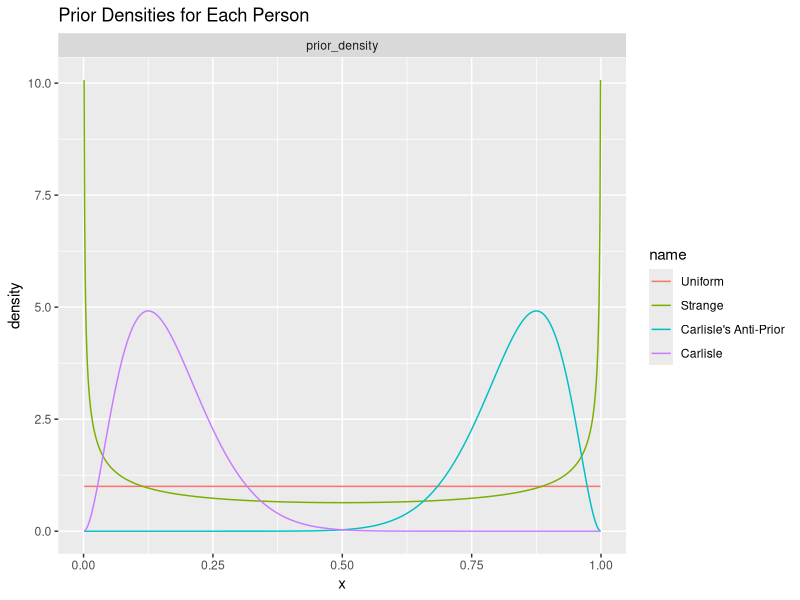
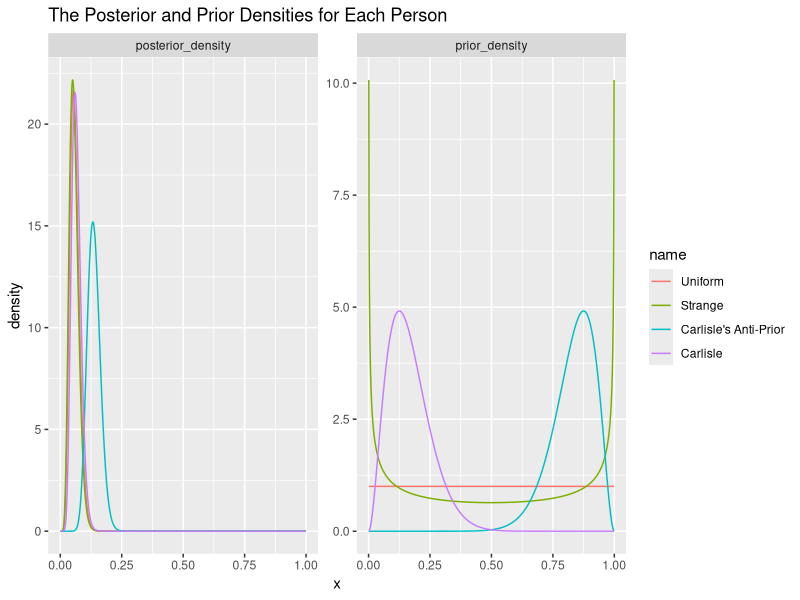
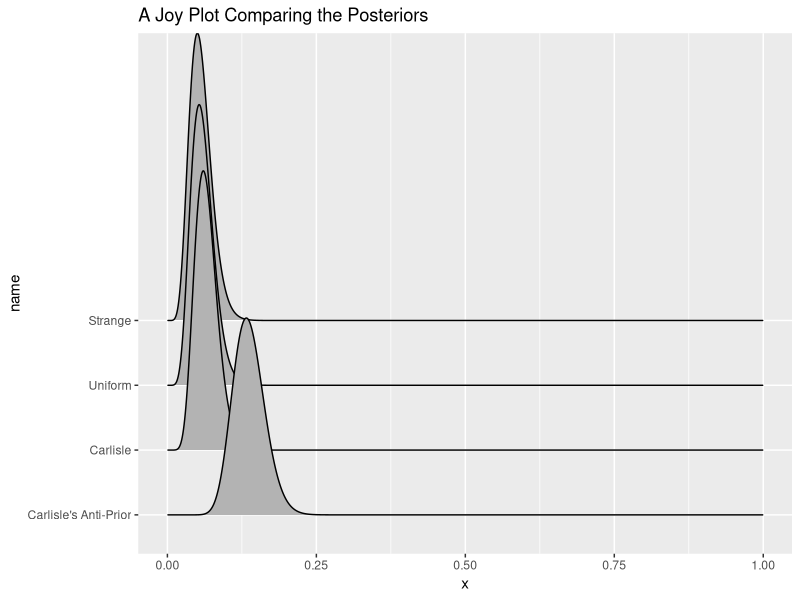
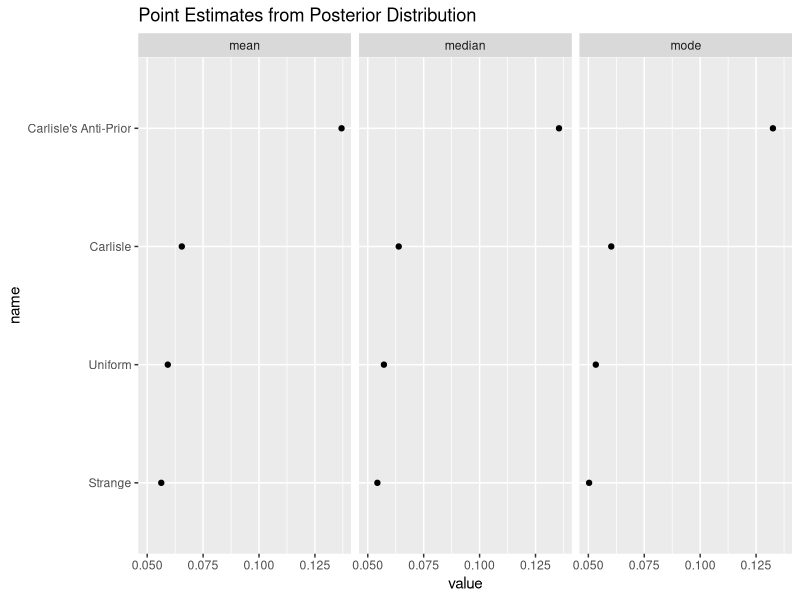
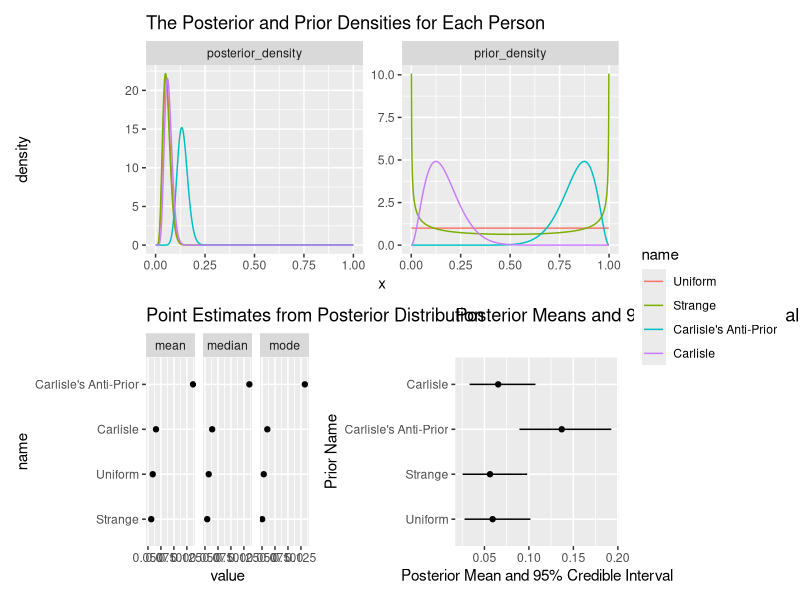

These figures' R source, in order:

# load packages
library(tidyverse)
library(ggridges)
library(patchwork)


# priors
priors <- tribble(
  ~name,        ~alpha_star, ~ beta_star,
  "Uniform", 1, 1,
  "Strange", 0.5, 0.5,
  "Carlisle's Anti-Prior", 15, 3, 
  "Carlisle",   3,          15,
) %>% na.omit() %>%
  mutate(name = factor(name, levels = name))

# data
y <- 8
n <- 150

# data frame for priors and posteriors
gg_data <- priors %>%
  crossing(x = seq(0.001, 0.999, length.out = 1000)) %>%
  mutate(alpha_prime = alpha_star + y,
         beta_prime = beta_star + (n - y)) %>% 
  mutate(prior_density = dbeta(x, shape1 = alpha_star, shape2 = beta_star),
         posterior_density = dbeta(x, shape1 = alpha_prime, shape2 = beta_prime)) %>% 
  pivot_longer(cols = ends_with("_density"), names_to = "distribution", values_to = "density") %>%
  glimpse()

# ---- run the code below to plot priors -----

# plot priors only
ggplot(filter(gg_data, distribution == "prior_density"), aes(x = x, y = density, color = name)) + 
  facet_wrap(vars(distribution), scales = "free") +  
  geom_line() + 
  labs(title = "Prior Densities for Each Person")

# ---- run the code below to plot posteriors

gg_pp <- ggplot(gg_data, aes(x = x, y = density, color = name)) + 
  facet_wrap(vars(distribution), scales = "free") +  
  geom_line() + 
  labs(title = "The Posterior and Prior Densities for Each Person")

# create some helpful functions
find_mode <- function(alpha, beta) {
  (alpha - 1)/(alpha + beta - 2)
}
find_mean <- function(alpha, beta) {
  alpha/(alpha + beta)
}
find_sd <- function(alpha, beta) {
  a <- alpha
  b <- beta
  v <- (a*b)/(((a + b)^2)*(a + b + 1))
  sqrt(v)
}
find_median <- function(alpha, beta) {
  a <- alpha
  b <- beta
  s <- rbeta(50000, a, b)
  median(s)
}
vfind_median <- Vectorize(find_median)

point_estimates <- priors %>%
  mutate(alpha_prime = alpha_star + y,
         beta_prime = beta_star + (n - y)) %>%
  mutate(mode = find_mode(alpha_prime, beta_prime),
         mean = find_mean(alpha_prime, beta_prime),
         median = vfind_median(alpha_prime, beta_prime)) %>%
  mutate(name = reorder(name, mean)) %>%
  pivot_longer(mode:median, names_to = "summary_type", values_to = "value") %>%
  glimpse()

gg_pt <- ggplot(point_estimates, aes(x = value, y = name)) + 
  geom_point() + 
  facet_wrap(vars(summary_type)) + 
  labs(title = "Point Estimates from Posterior Distribution")

gg_joy <- gg_data %>%
  filter(distribution == "posterior_density") %>%
  mutate(name = reorder(name, density, max)) %>%
  ggplot(aes(x = x, y = name, height = density)) + 
  geom_ridgeline(scale = 0.2) + 
  labs(title = "A Joy Plot Comparing the Posteriors") 

gg_ci <- priors |> 
  mutate(alpha_prime = alpha_star + y,
         beta_prime = beta_star + (n - y)) |>
  ggplot(aes(x = find_mean(alpha_prime, beta_prime), 
             y = name, 
             xmin = qbeta(0.025, alpha_prime, beta_prime),
             xmax = qbeta(0.975, alpha_prime, beta_prime))) + 
  geom_errorbarh(height = 0) + 
  geom_point() + 
  labs(x = "Posterior Mean and 95% Credible Interval", 
       y = "Prior Name", 
       title = "Posterior Means and 95% Credible Intervals") 

# print the plots
gg_pp
gg_joy
gg_pt
(gg_pp ) / (gg_pt + gg_ci) + plot_layout(guides = 'collect')
